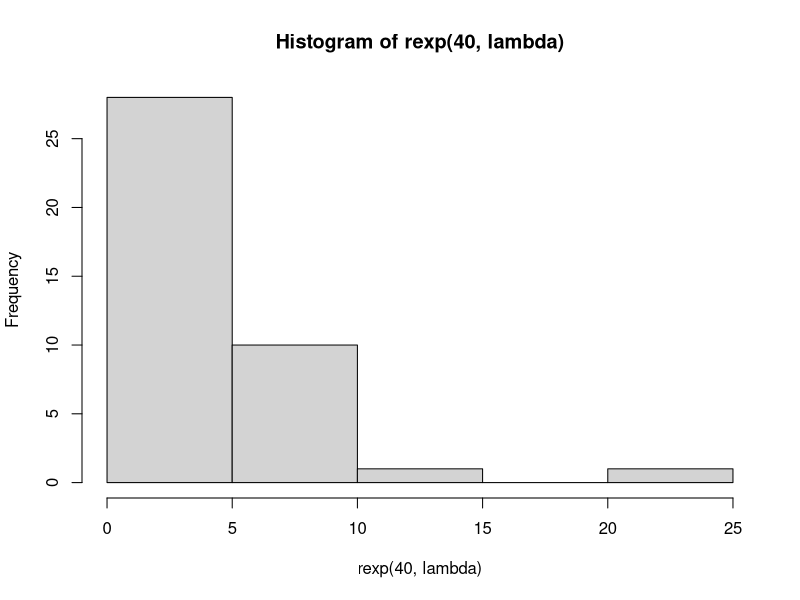
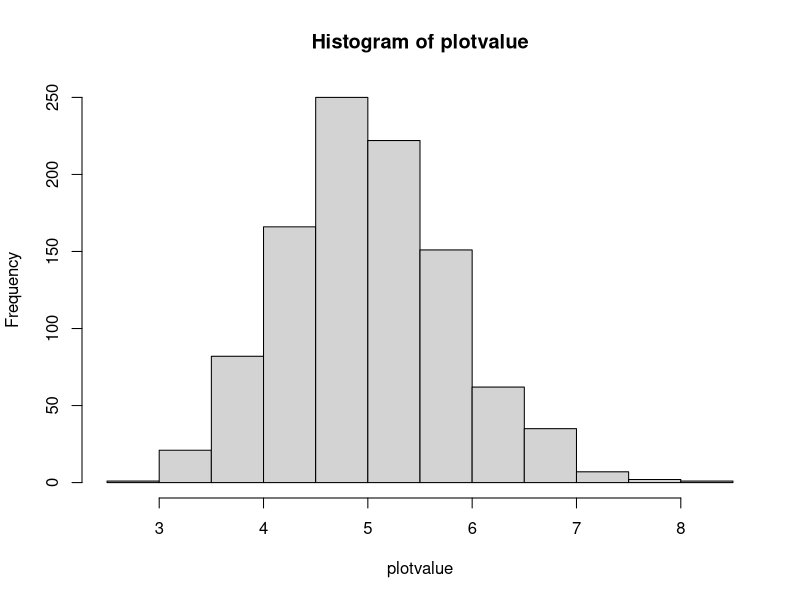
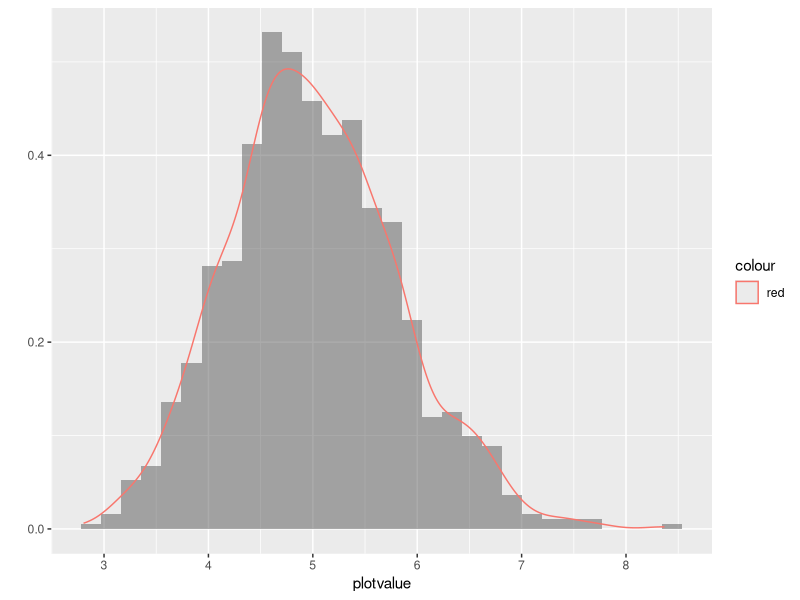

Write the R code that produced these figures, in order.
## ---- chunk 1
suppressWarnings(library("plyr"))
suppressWarnings(library("dplyr"))
suppressWarnings(("tidyr"))
suppressWarnings(library("ggplot2"))
## ---- chunk 2
## create starting point for simulation which will be the data used to create the plot
plotvalue = NULL
lambda = 0.2

## plot sample exponential - like the one the mean will be taken from
hist(rexp(40,lambda))
# 1000 times, create a random exponential distribution and find the median.  Concatenate this into the plotvalue
for (i in 1 : 1000) plotvalue = c(plotvalue, mean(rexp(40,lambda)))
## base plot the distribution
hist(plotvalue)

## ggplot distribution
sim<-qplot(plotvalue,geom="blank")
## print histogram
sim<-sim + geom_histogram(aes(y=..density..),alpha=0.5)
sim + geom_density(aes(colour="red"))

## sample mean
sample_mean<-mean(plotvalue)

## mean of exponential - theoretical mean
mean_of_exp<-1/lambda

## ---- chunk 3
var_of_exp<-(1/lambda)^2
